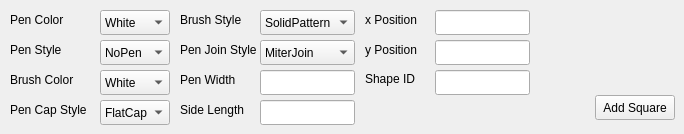
    <widget class="QWidget" name="Square">
     <attribute name="title">
      <string>Square</string>
     </attribute>
     <widget class="QPushButton" name="AddSquare">
      <property name="geometry">
       <rect>
        <x>595</x>
        <y>95</y>
        <width>80</width>
        <height>25</height>
       </rect>
      </property>
      <property name="text">
       <string>Add Square</string>
      </property>
     </widget>
     <widget class="QLabel" name="LengthLabel">
      <property name="geometry">
       <rect>
        <x>180</x>
        <y>100</y>
        <width>80</width>
        <height>20</height>
       </rect>
      </property>
      <property name="text">
       <string>Side Length </string>
      </property>
     </widget>
     <widget class="QComboBox" name="PenColors">
      <property name="geometry">
       <rect>
        <x>100</x>
        <y>10</y>
        <width>70</width>
        <height>25</height>
       </rect>
      </property>
      <item>
       <property name="text">
        <string>White</string>
       </property>
      </item>
      <item>
       <property name="text">
        <string>Black</string>
       </property>
      </item>
      <item>
       <property name="text">
        <string>Red</string>
       </property>
      </item>
      <item>
       <property name="text">
        <string>Green</string>
       </property>
      </item>
      <item>
       <property name="text">
        <string>Blue</string>
       </property>
      </item>
      <item>
       <property name="text">
        <string>Cyan</string>
       </property>
      </item>
      <item>
       <property name="text">
        <string>Magenta</string>
       </property>
      </item>
      <item>
       <property name="text">
        <string>Yellow</string>
       </property>
      </item>
      <item>
       <property name="text">
        <string>Gray</string>
       </property>
      </item>
     </widget>
     <widget class="QLabel" name="PenColorLabel">
      <property name="geometry">
       <rect>
        <x>10</x>
        <y>10</y>
        <width>80</width>
        <height>20</height>
       </rect>
      </property>
      <property name="text">
       <string>Pen Color</string>
      </property>
     </widget>
     <widget class="QLabel" name="PenStyleLabel">
      <property name="geometry">
       <rect>
        <x>10</x>
        <y>40</y>
        <width>80</width>
        <height>20</height>
       </rect>
      </property>
      <property name="text">
       <string>Pen Style</string>
      </property>
     </widget>
     <widget class="QLineEdit" name="LengthInput">
      <property name="geometry">
       <rect>
        <x>260</x>
        <y>100</y>
        <width>95</width>
        <height>25</height>
       </rect>
      </property>
     </widget>
     <widget class="QComboBox" name="PenStyles">
      <property name="geometry">
       <rect>
        <x>100</x>
        <y>40</y>
        <width>70</width>
        <height>25</height>
       </rect>
      </property>
      <item>
       <property name="text">
        <string>NoPen</string>
       </property>
      </item>
      <item>
       <property name="text">
        <string>SolidLine</string>
       </property>
      </item>
      <item>
       <property name="text">
        <string>DashLine</string>
       </property>
      </item>
      <item>
       <property name="text">
        <string>DotLine</string>
       </property>
      </item>
      <item>
       <property name="text">
        <string>DashDotLine</string>
       </property>
      </item>
      <item>
       <property name="text">
        <string>DashDotDotLine</string>
       </property>
      </item>
     </widget>
     <widget class="QLabel" name="PenCapStyleLabel">
      <property name="geometry">
       <rect>
        <x>10</x>
        <y>100</y>
        <width>80</width>
        <height>20</height>
       </rect>
      </property>
      <property name="text">
       <string>Pen Cap Style</string>
      </property>
     </widget>
     <widget class="QLabel" name="PenJoinStyleLabel">
      <property name="geometry">
       <rect>
        <x>180</x>
        <y>40</y>
        <width>80</width>
        <height>20</height>
       </rect>
      </property>
      <property name="text">
       <string>Pen Join Style</string>
      </property>
     </widget>
     <widget class="QComboBox" name="PenCapStyles">
      <property name="geometry">
       <rect>
        <x>100</x>
        <y>100</y>
        <width>70</width>
        <height>25</height>
       </rect>
      </property>
      <item>
       <property name="text">
        <string>FlatCap</string>
       </property>
      </item>
      <item>
       <property name="text">
        <string>SquareCap</string>
       </property>
      </item>
      <item>
       <property name="text">
        <string>RoundCap</string>
       </property>
      </item>
     </widget>
     <widget class="QComboBox" name="PenJoinStyles">
      <property name="geometry">
       <rect>
        <x>260</x>
        <y>40</y>
        <width>95</width>
        <height>25</height>
       </rect>
      </property>
      <item>
       <property name="text">
        <string>MiterJoin</string>
       </property>
      </item>
      <item>
       <property name="text">
        <string>BevelJoin</string>
       </property>
      </item>
      <item>
       <property name="text">
        <string>RoundJoin</string>
       </property>
      </item>
     </widget>
     <widget class="QLabel" name="BrushColorLabel">
      <property name="geometry">
       <rect>
        <x>10</x>
        <y>70</y>
        <width>80</width>
        <height>20</height>
       </rect>
      </property>
      <property name="text">
       <string>Brush Color</string>
      </property>
     </widget>
     <widget class="QComboBox" name="BrushStyles">
      <property name="geometry">
       <rect>
        <x>260</x>
        <y>10</y>
        <width>95</width>
        <height>25</height>
       </rect>
      </property>
      <item>
       <property name="text">
        <string>SolidPattern</string>
       </property>
      </item>
      <item>
       <property name="text">
        <string>HorPattern</string>
       </property>
      </item>
      <item>
       <property name="text">
        <string>VerPattern</string>
       </property>
      </item>
      <item>
       <property name="text">
        <string>NoBrush</string>
       </property>
      </item>
     </widget>
     <widget class="QLabel" name="PenWidthLabel">
      <property name="geometry">
       <rect>
        <x>180</x>
        <y>70</y>
        <width>80</width>
        <height>20</height>
       </rect>
      </property>
      <property name="text">
       <string>Pen Width</string>
      </property>
     </widget>
     <widget class="QLabel" name="BrushStyleLabel">
      <property name="geometry">
       <rect>
        <x>180</x>
        <y>10</y>
        <width>80</width>
        <height>20</height>
       </rect>
      </property>
      <property name="text">
       <string>Brush Style</string>
      </property>
     </widget>
     <widget class="QLabel" name="ShapeLabel">
      <property name="geometry">
       <rect>
        <x>365</x>
        <y>70</y>
        <width>54</width>
        <height>17</height>
       </rect>
      </property>
      <property name="text">
       <string>Shape ID</string>
      </property>
     </widget>
     <widget class="QLineEdit" name="ShapeID">
      <property name="geometry">
       <rect>
        <x>435</x>
        <y>70</y>
        <width>95</width>
        <height>25</height>
       </rect>
      </property>
     </widget>
     <widget class="QLineEdit" name="PenWidth">
      <property name="geometry">
       <rect>
        <x>260</x>
        <y>70</y>
        <width>95</width>
        <height>25</height>
       </rect>
      </property>
     </widget>
     <widget class="QComboBox" name="BrushColors">
      <property name="geometry">
       <rect>
        <x>100</x>
        <y>70</y>
        <width>70</width>
        <height>25</height>
       </rect>
      </property>
      <item>
       <property name="text">
        <string>White</string>
       </property>
      </item>
      <item>
       <property name="text">
        <string>Black</string>
       </property>
      </item>
      <item>
       <property name="text">
        <string>Red</string>
       </property>
      </item>
      <item>
       <property name="text">
        <string>Green</string>
       </property>
      </item>
      <item>
       <property name="text">
        <string>Blue</string>
       </property>
      </item>
      <item>
       <property name="text">
        <string>Cyan</string>
       </property>
      </item>
      <item>
       <property name="text">
        <string>Magenta</string>
       </property>
      </item>
      <item>
       <property name="text">
        <string>Yellow</string>
       </property>
      </item>
      <item>
       <property name="text">
        <string>Gray</string>
       </property>
      </item>
     </widget>
     <widget class="QLabel" name="xLabel">
      <property name="geometry">
       <rect>
        <x>365</x>
        <y>10</y>
        <width>55</width>
        <height>20</height>
       </rect>
      </property>
      <property name="text">
       <string>x Position</string>
      </property>
     </widget>
     <widget class="QLabel" name="yLabel">
      <property name="geometry">
       <rect>
        <x>365</x>
        <y>40</y>
        <width>55</width>
        <height>20</height>
       </rect>
      </property>
      <property name="text">
       <string>y Position</string>
      </property>
     </widget>
     <widget class="QLineEdit" name="xData">
      <property name="geometry">
       <rect>
        <x>435</x>
        <y>10</y>
        <width>95</width>
        <height>25</height>
       </rect>
      </property>
     </widget>
     <widget class="QLineEdit" name="yData">
      <property name="geometry">
       <rect>
        <x>435</x>
        <y>40</y>
        <width>95</width>
        <height>25</height>
       </rect>
      </property>
     </widget>
    </widget>
